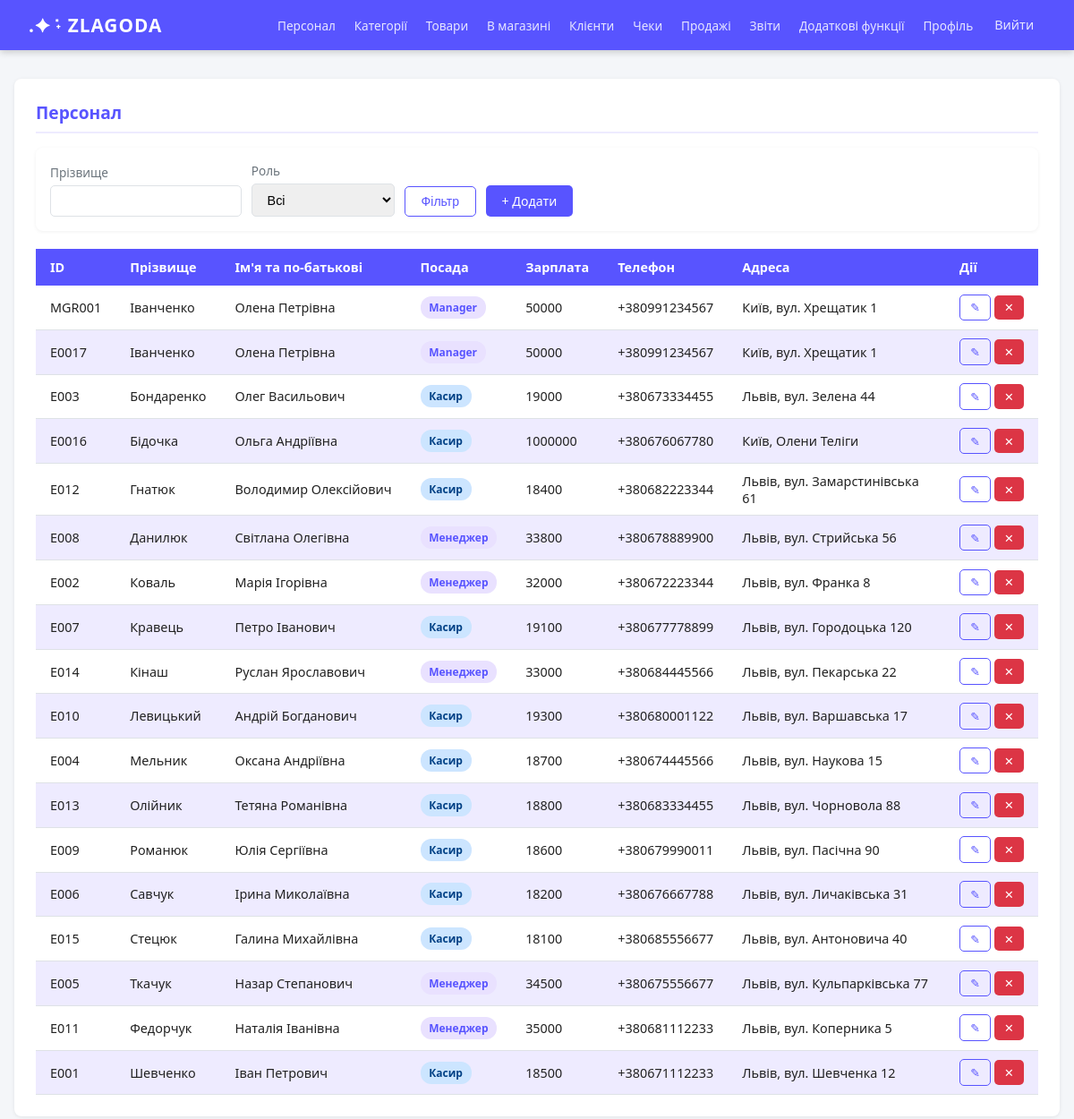
The app's page /employees/ (signed in), older data.
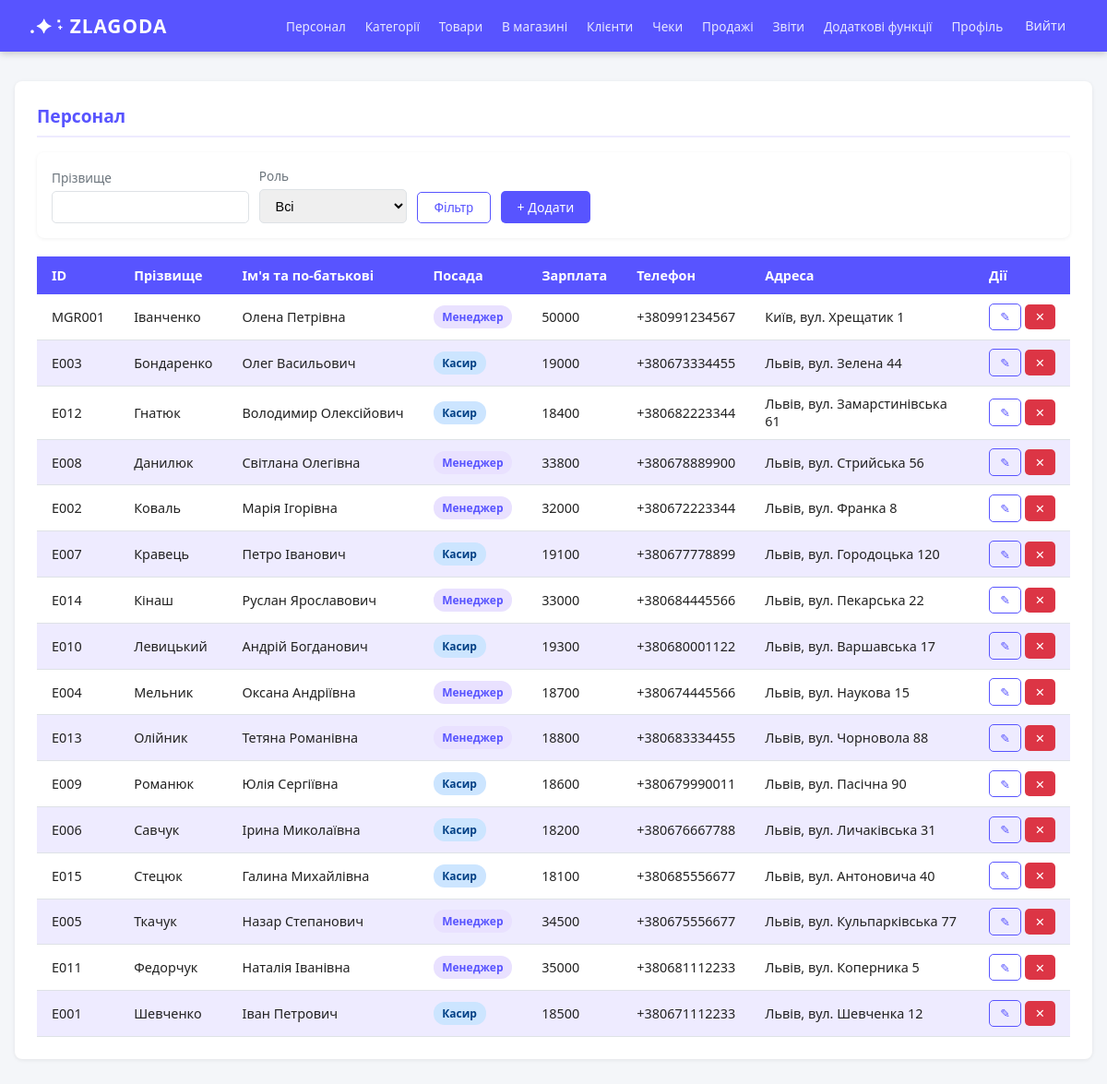
The same page, newer data.
### supermarket/models.py (models this page shows)
class Employee(models.Model):
    id_employee = models.CharField(max_length=10, primary_key=True)
    empl_surname = models.CharField(max_length=50)
    empl_name = models.CharField(max_length=50)
    empl_patronymic = models.CharField(max_length=50, null=True, blank=True)
    empl_role = models.CharField(max_length=10)
    salary = models.DecimalField(max_digits=13, decimal_places=4)
    date_of_birth = models.DateField()
    date_of_start = models.DateField()
    phone_number = models.CharField(max_length=13)
    city = models.CharField(max_length=50)
    street = models.CharField(max_length=50)
    zip_code = models.CharField(max_length=9)
    class Meta:
        db_table = 'Employee'
        managed = True

### supermarket/views.py (the view)
    def wrapper(request, *args, **kwargs):
        if not request.user.is_authenticated:
            return redirect('login')
        role = get_current_role(request)
        if not is_manager(role):
            return HttpResponseForbidden("Доступ заборонено. Тільки для менеджерів.")
        return view_func(request, *args, **kwargs)

### supermarket/context_processors.py (called while the page is built)
def user_role(request):
    if request.user.is_authenticated:
        emp_list = db.get_employee_by_id(request.user.username)
        if emp_list:
            return {'role': emp_list[0]['empl_role']}
    return {'role': ''}

### supermarket/db_utils.py (called while the page is built)
def dictfetchall(cursor):
    columns = [col[0] for col in cursor.description]
    return [dict(zip(columns, row)) for row in cursor.fetchall()]

def format_dates(rows):
    for row in rows:
        if row.get('date_of_birth'):
            row['date_of_birth'] = str(row['date_of_birth'])[:10]
        if row.get('date_of_start'):
            row['date_of_start'] = str(row['date_of_start'])[:10]
    return rows

def get_all_employees():
    with connection.cursor() as c:
        c.execute("""
            SELECT id_employee, empl_surname, empl_name, empl_patronymic,
                   empl_role, salary, date_of_birth, date_of_start,
                   phone_number, city, street, zip_code
            FROM Employee
            ORDER BY empl_surname
        """)
        return format_dates(dictfetchall(c))

def get_employee_by_id(eid):
    with connection.cursor() as c:
        c.execute("""
            SELECT id_employee, empl_surname, empl_name, empl_patronymic,
                   empl_role, salary, date_of_birth, date_of_start,
                   phone_number, city, street, zip_code
            FROM Employee
            WHERE id_employee = %s
        """, [eid])
        return format_dates(dictfetchall(c))

### supermarket/views.py (called while the page is built)
def get_current_emp(request):
    emp_list = db.get_employee_by_id(request.user.username)
    return emp_list[0] if emp_list else None

def get_current_role(request):
    emp = get_current_emp(request)
    if emp:
        return emp['empl_role']
    return None

def is_manager(role):
    return role in ('Manager', 'Менеджер')

def manager_required(view_func):
    def wrapper(request, *args, **kwargs):
        if not request.user.is_authenticated:
            return redirect('login')
        role = get_current_role(request)
        if not is_manager(role):
            return HttpResponseForbidden("Доступ заборонено. Тільки для менеджерів.")
        return view_func(request, *args, **kwargs)
    wrapper.__name__ = view_func.__name__
    return wrapper

### supermarket/templates/supermarket/employees.html (shortened to what this page needs)
{% extends 'supermarket/base.html' %}
{% block content %}
<div class="card">
  <div class="card-title">Персонал</div>
  <div class="filter-bar">
    <form method="get" style="display:flex;gap:.7rem;flex-wrap:wrap;align-items:flex-end;width:100%">
      <div class="form-group">
        <label>Прізвище</label>
        <input type="text" name="surname" value="{{ surname }}">
      </div>
      <div class="form-group">
        <label>Роль</label>
        <select name="role_filter">
          <option value="">Всі</option>
        </select>
      </div>
      <div style="display:flex;gap:.7rem;align-items:flex-end">
        <button class="btn btn-outline">Фільтр</button>
        <a href="{% url 'employee_create' %}" class="btn btn-green">+ Додати</a>
      </div>
    </form>
  </div>
  <div class="table-wrap">
    <table>
      <thead>
        <tr>
          <th>ID</th>
          <th>Прізвище</th>
          <th>Ім'я та по-батькові</th>
          <th>Посада</th>
          <th>Зарплата</th>
          <th>Телефон</th>
          <th>Адреса</th>
          <th>Дії</th>
        </tr>
      </thead>
      <tbody>
      {% for e in employees %}
      <tr>
        <td>{{ e.id_employee }}</td>
        <td>{{ e.empl_surname }}</td>
        <td style="white-space:nowrap">{{ e.empl_name }} {{ e.empl_patronymic }}</td>
        <td>
          <span class="badge {% if e.empl_role == 'Manager' or e.empl_role == 'Менеджер' %}badge-manager{% else %}badge-cashier{% endif %}">
            {{ e.empl_role }}
          </span>
        </td>
        <td>{{ e.salary }}</td>
        <td style="white-space:nowrap">{{ e.phone_number }}</td>
        <td>{{ e.city }}, {{ e.street }}</td>
        <td style="white-space:nowrap">
          <a href="{% url 'employee_edit' e.id_employee %}" class="btn btn-outline btn-sm">✎</a>
          <a href="{% url 'employee_delete' e.id_employee %}" class="btn btn-danger btn-sm"
             onclick="return confirm('Видалити працівника?')">✕</a>
        </td>
      </tr>
      {% empty %}
      <tr><td colspan="8" style="text-align:center;padding:1rem">Немає даних</td></tr>
      {% endfor %}
      </tbody>
    </table>
  </div>
</div>
{% endblock %}

### supermarket/templates/supermarket/base.html (shortened to what this page needs)
{% load static %}
<!DOCTYPE html>
<html lang="uk">
<head>
<link rel="stylesheet" href="{% static 'supermarket/style.css' %}?v=5">
</head>
<body>
{% if user.is_authenticated %}
<nav>
  <a class="brand" href="{% url 'dashboard' %}">.✦ ݁˖ ZLAGODA</a>
  <ul>
    {% if role == 'Менеджер' or role == 'Manager' %}
      <li><a href="{% url 'employees' %}">Персонал</a></li>
    {% endif %}
    <li><a href="{% url 'categories' %}">Категорії</a></li>
    <li><a href="{% url 'products' %}">Товари</a></li>
    <li><a href="{% url 'store_products' %}">В магазині</a></li>
    <li><a href="{% url 'customers' %}">Клієнти</a></li>
    <li><a href="{% url 'checks' %}">Чеки</a></li>
 {% if role == 'Менеджер' or role == 'Manager' %}
      <li><a href="{% url 'units_sold' %}">Продажі</a></li>
      <li><a href="{% url 'reports' %}">Звіти</a></li>
      <li><a href="{% url 'queries' %}">Додаткові функції</a></li>
    {% endif %}
    <li><a href="{% url 'profile' %}">Профіль</a></li>
    <li>
      <form method="post" action="{% url 'logout' %}" style="display:inline;margin:0;padding:0">
        <button type="submit" style="background:transparent;border:none;color:rgba(255,255,255,.85);font-size:.9rem;padding:.4rem .8rem;cursor:pointer;font-family:inherit;line-height:1;">Вийти</button>
      </form>
    </li>
  </ul>
</nav>
{% endif %}
<main>
{% block content %}{% endblock %}
</main>
</body>
</html>

### supermarket/static/supermarket/style.css (style rules this page uses)
:root { --green: #5854ff; --green-light: #eeebff; --green-dark: #5854ff; --accent: #f0a500; --text: #222; --muted: #6c757d; --border: #dee2e6; --danger: #dc3545; --white: #fff; }
* { box-sizing: border-box; margin: 0; padding: 0; }
body { font-family: 'Segoe UI', sans-serif; background: #f4f6f9; color: var(--text); min-height: 100vh; }
nav { background: var(--green); padding: 0 2rem; display: flex; align-items: center; justify-content: space-between; height: 56px; box-shadow: 0 2px 8px rgba(0,0,0,.2); }
nav .brand { color: var(--white); font-size: 1.3rem; font-weight: 700; text-decoration: none; letter-spacing: 1px; white-space: nowrap; flex-shrink: 0; }
nav ul { list-style: none; display: flex; gap: .1rem; align-items: center; margin: 0; padding: 0; height: 100%; }
nav ul li { display: flex; align-items: center; height: 100%; }
nav ul li a { color: rgba(255,255,255,.85); text-decoration: none; padding: .4rem .6rem; border-radius: 4px; font-size: .85rem; transition: background .2s; white-space: nowrap; display: flex; align-items: center; height: 100%; }
main { max-width: 1200px; margin: 2rem auto; padding: 0 1rem; }
.card { background: var(--white); border-radius: 8px; padding: 1.5rem; box-shadow: 0 1px 4px rgba(0,0,0,.08); margin-bottom: 1.5rem; }
.card-title { font-size: 1.2rem; font-weight: 600; color: var(--green-dark); margin-bottom: 1rem; padding-bottom: .5rem; border-bottom: 2px solid var(--green-light); }
.table-wrap { overflow-x: auto; }
table { width: 100%; border-collapse: collapse; font-size: .9rem; }
thead th { background: var(--green); color: var(--white); padding: .7rem 1rem; text-align: left; font-weight: 600; }
tbody tr:nth-child(even) { background: var(--green-light); }
tbody td { padding: .6rem 1rem; border-bottom: 1px solid var(--border); }
.btn { display: inline-block; padding: .5rem 1.1rem; border-radius: 5px; border: none; cursor: pointer; font-size: .88rem; font-weight: 500; text-decoration: none; transition: opacity .15s, transform .1s; }
.btn-green { background: var(--green); color: var(--white); }
.btn-outline { background: transparent; border: 1px solid var(--green); color: var(--green); }
.btn-danger { background: var(--danger); color: var(--white); }
.btn-sm { padding: .3rem .7rem; font-size: .8rem; }
.form-group { margin-bottom: 1rem; }
label { display: block; font-size: .85rem; font-weight: 500; margin-bottom: .3rem; color: var(--muted); }
input[type=text], input[type=password], input[type=date], input[type=datetime-local], input[type=number], select, textarea { width: 100%; padding: .55rem .8rem; border: 1px solid var(--border); border-radius: 5px; font-size: .9rem; transition: border-color .2s; }
.filter-bar { display: flex; gap: .7rem; align-items: flex-end; flex-wrap: wrap; margin-bottom: 1.2rem; background: var(--white); padding: 1rem; border-radius: 8px; box-shadow: 0 1px 4px rgba(0,0,0,.06); }
.filter-bar .form-group { margin-bottom: 0; min-width: 160px; }
.badge { display: inline-block; padding: .25rem .6rem; border-radius: 12px; font-size: .75rem; font-weight: 600; }
.badge-manager { background: #e9e1ff; color: #5854ff; }
.badge-cashier { background: #cce5ff; color: #004085; }

Row changes from the older to the newer data that the page shows:
removed Employee: id_employee "E0017", empl_surname "Іванченко", empl_name "Олена", empl_patronymic "Петрівна", empl_role "Manager", salary "50000", phone_number "+380991234567", city "Київ", street "вул. Хрещатик 1"
removed Employee: id_employee "E0016", empl_surname "Бідочка", empl_name "Ольга", empl_patronymic "Андріївна", empl_role "Касир", salary "1000000", phone_number "+380676067780", city "Київ", street "Олени Теліги"
changed Employee "MGR001": empl_role "Manager" → "Менеджер"
changed Employee "Мельник": empl_role "Касир" → "Менеджер"
changed Employee "Олійник": empl_role "Касир" → "Менеджер"
